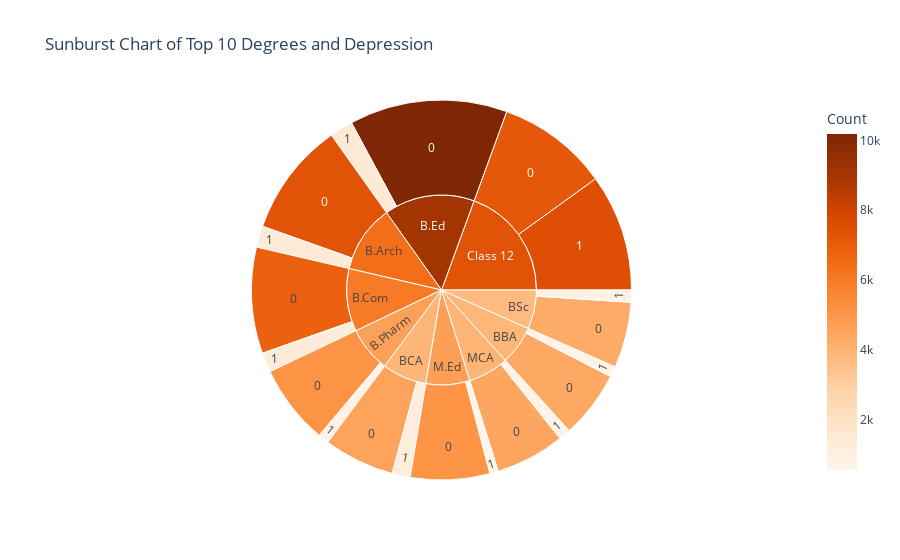

Write notebook code for a chart like this one.
### Code cell
# Get the top 10 most common professions
top_professions = df_train['Degree'].value_counts().nlargest(10).index

# Filter the DataFrame for the top 10 professions
filtered_df = df_train[df_train['Degree'].isin(top_professions)]

# Create a new DataFrame for aggregation
agg_data = filtered_df.groupby(['Degree', 'Depression']).size().reset_index(name='Count')

# Create a sunburst chart
fig = px.sunburst(agg_data, 
                  path=['Degree', 'Depression'], 
                  values='Count', 
                  title='Sunburst Chart of Top 10 Degrees and Depression',
                  color='Count',
                  color_continuous_scale=px.colors.sequential.Oranges[:])

# Show the figure
fig.show()

### Figure 1 — Plotly figure (JSON) as saved in the notebook; plotly's stock layout.template omitted (floating-point values rounded to 4 significant figures)
{"data": [{"branchvalues": "total", "customdata": [[7365], [6850], [10186], [5158], [4354], [4569], [4245], [7180], [5117], [4466], [1377], [1263], [1505], [698], [676], [1170], [782], [7549], [551], [768], [6422.0], [5980.0], [9068.0], [4626.0], [3860.0], [3876.0], [3706.0], [7369.0], [4673.0], [3923.0]], "domain": {"x": [0, 1], "y": [0, 1]}, "hovertemplate": "labels=%{label}<br>Count_sum=%{value}<br>parent=%{parent}<br>id=%{id}<br>Count=%{color}<extra></extra>", "ids": ["B.Arch/0", "B.Com/0", "B.Ed/0", "B.Pharm/0", "BBA/0", "BCA/0", "BSc/0", "Class 12/0", "M.Ed/0", "MCA/0", "B.Arch/1", "B.Com/1", "B.Ed/1", "B.Pharm/1", "BBA/1", "BCA/1", "BSc/1", "Class 12/1", "M.Ed/1", "MCA/1", "B.Arch", "B.Com", "B.Ed", "B.Pharm", "BBA", "BCA", "BSc", "Class 12", "M.Ed", "MCA"], "labels": ["0", "0", "0", "0", "0", "0", "0", "0", "0", "0", "1", "1", "1", "1", "1", "1", "1", "1", "1", "1", "B.Arch", "B.Com", "B.Ed", "B.Pharm", "BBA", "BCA", "BSc", "Class 12", "M.Ed", "MCA"], "marker": {"coloraxis": "coloraxis", "colors": [7365, 6850, 10186, 5158, 4354, 4569, 4245, 7180, 5117, 4466, 1377, 1263, 1505, 698, 676, 1170, 782, 7549, 551, 768, 6422.0, 5980.0, 9068.0, 4626.0, 3860.0, 3876.0, 3706.0, 7369.0, 4673.0, 3923.0]}, "name": "", "parents": ["B.Arch", "B.Com", "B.Ed", "B.Pharm", "BBA", "BCA", "BSc", "Class 12", "M.Ed", "MCA", "B.Arch", "B.Com", "B.Ed", "B.Pharm", "BBA", "BCA", "BSc", "Class 12", "M.Ed", "MCA", "", "", "", "", "", "", "", "", "", ""], "type": "sunburst", "values": [7365, 6850, 10186, 5158, 4354, 4569, 4245, 7180, 5117, 4466, 1377, 1263, 1505, 698, 676, 1170, 782, 7549, 551, 768, 8742, 8113, 11691, 5856, 5030, 5739, 5027, 14729, 5668, 5234]}], "layout": {"coloraxis": {"colorbar": {"title": {"text": "Count"}}, "colorscale": [[0, "rgb(255,245,235)"], [0.125, "rgb(254,230,206)"], [0.25, "rgb(253,208,162)"], [0.375, "rgb(253,174,107)"], [0.5, "rgb(253,141,60)"], [0.625, "rgb(241,105,19)"], [0.75, "rgb(217,72,1)"], [0.875, "rgb(166,54,3)"], [1, "rgb(127,39,4)"]]}, "legend": {"tracegroupgap": 0}, "title": {"text": "Sunburst Chart of Top 10 Degrees and Depression"}}}
